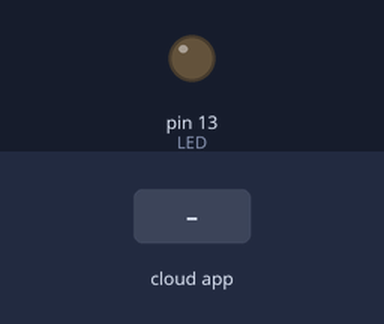
A sketch run on a simulated Arduino Uno, built with avr-gcc and run on an emulated ATmega328P. On the bench: output pins drawn as LEDs (lit = HIGH). Inputs (shaded band) come from the test bench. The ROS host is connected and sends only what is stated.

Above: at 1.2 s.
1.3 s: the phone or cloud app sets toggle_led to 0
At 2.3 s:
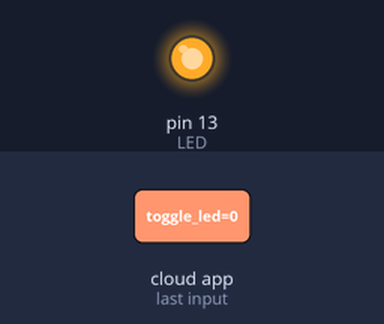
Timing chart, 0 to 4.3 s (numbered marks = the images above; inputs shaded):
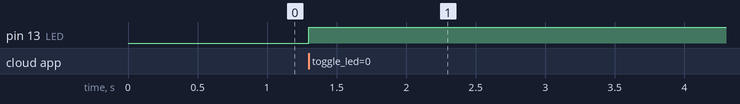

Measured:
- after the input at 1.3 s, pin 13 (LED): LOW → HIGH at once

The sketch:

led_sub.ino
```cpp
#include <ros.h>
#include <std_msgs/Empty.h>

const int LED=13;

ros::NodeHandle nh;

void msgCallBack(const std_msgs::Empty& toggle_msg){
  digitalWrite(LED, HIGH);
}

ros::Subscriber<std_msgs::Empty> sub("toggle_led", &msgCallBack);

void setup() {
  pinMode(LED, OUTPUT);
  nh.initNode();
  nh.subscribe(sub);
}

void loop() {
  nh.spinOnce();
  delay(1);
}
```
